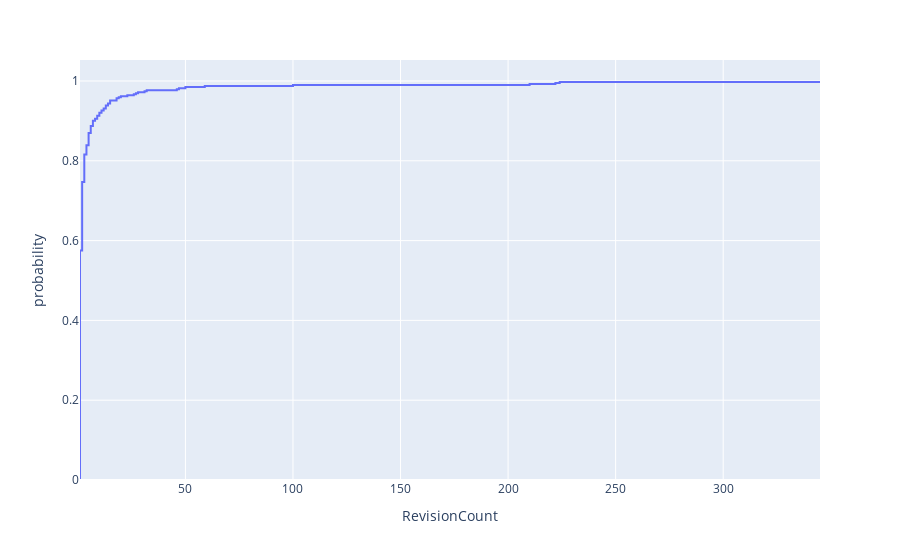

Notebook code cell kept with this figure:
### Code cell
import plotly.express as px
fig = px.ecdf(df, x="RevisionCount")
fig.show()

### Figure 1 — Plotly figure (JSON) as saved in the notebook; plotly's stock layout.template omitted (floating-point values rounded to 4 significant figures; data arrays with more than 128 entries replaced by an {"elided": "..."} marker saying what was removed)
{"data": [{"hovertemplate": "RevisionCount=%{x}<br>probability=%{y}<extra></extra>", "legendgroup": "", "line": {"dash": "solid", "shape": "hv"}, "marker": {"color": "#636efa", "symbol": "circle"}, "mode": "lines", "name": "", "orientation": "v", "showlegend": false, "type": "scatter", "x": {"elided": "391 int values"}, "xaxis": "x", "y": {"elided": "391 float values"}, "yaxis": "y"}], "layout": {"legend": {"tracegroupgap": 0}, "margin": {"t": 60}, "xaxis": {"anchor": "y", "domain": [0, 1], "title": {"text": "RevisionCount"}}, "yaxis": {"anchor": "x", "domain": [0, 1], "rangemode": "tozero", "title": {"text": "probability"}}}}
